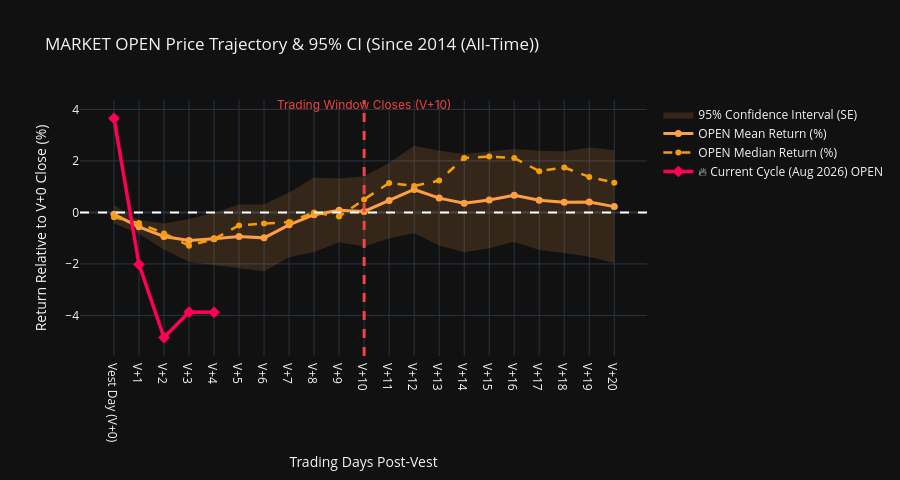
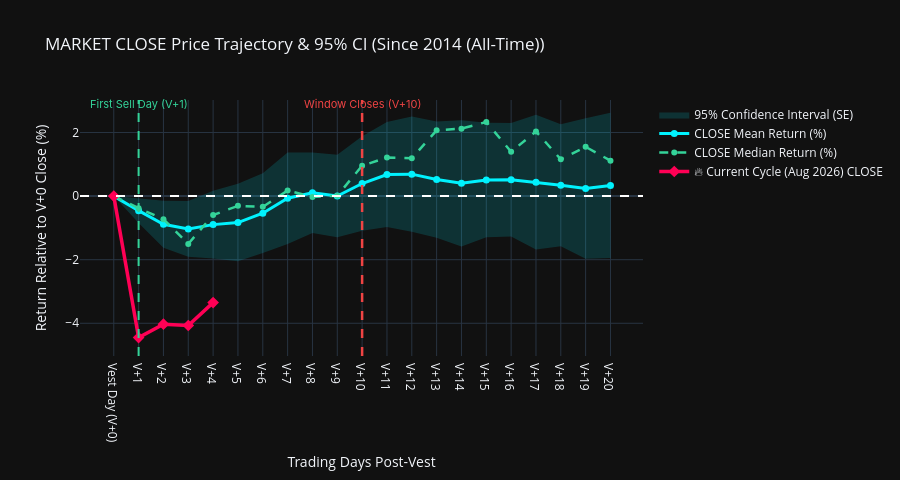

Here is the notebook cell these charts were saved with, in order:
### Markdown cell above
## 2. Separate OPEN and CLOSE Price Trajectories (with 95% Confidence Intervals & V+10 Cutoff Line)

Below we plot separate charts for **Market Open ($O_t$)** and **Market Close ($C_t$)** relative to Vest Day $V+0$ Close ($C_0$).
The vertical dashed line marks **$V+10$** where the employee trading window closes.

### Code cell
def plot_open_close_separate(tf_key='all', tf_title='Since 2014 (All-Time)'):
    days_data = results_data[tf_key]['summary_days']
    days_x = [d['day_label'] for d in days_data]
    
    # 1. OPEN Chart
    o_mean = [d['open_mean'] for d in days_data]
    o_med = [d['open_median'] for d in days_data]
    o_lower = [d['open_ci_lower'] for d in days_data]
    o_upper = [d['open_ci_upper'] for d in days_data]
    
    fig_o = go.Figure()
    fig_o.add_trace(go.Scatter(
        x=days_x + days_x[::-1],
        y=o_upper + o_lower[::-1],
        fill='toself',
        fillcolor='rgba(255, 159, 67, 0.15)',
        line=dict(color='rgba(0,0,0,0)'),
        name='95% Confidence Interval (SE)',
        showlegend=True
    ))
    fig_o.add_trace(go.Scatter(x=days_x, y=o_mean, mode='lines+markers', name='OPEN Mean Return (%)',
                               line=dict(color='#ff9f43', width=3), marker=dict(size=7)))
    fig_o.add_trace(go.Scatter(x=days_x, y=o_med, mode='lines+markers', name='OPEN Median Return (%)',
                               line=dict(color='#f59e0b', width=2.5, dash='dash'), marker=dict(size=6)))
    
    fig_o.add_shape(type="line", x0="V+10", x1="V+10", y0=0, y1=1, yref="paper",
                    line=dict(color="#ef4444", width=3, dash="dash"))
    fig_o.add_annotation(x="V+10", y=1.02, yref="paper", text="Trading Window Closes (V+10)",
                         showarrow=False, font=dict(color="#ef4444", size=12, family="Inter"))
    fig_o.add_hline(y=0, line_dash="dash", line_color="white")
    
    fig_o.update_layout(
        title=f"MARKET OPEN Price Trajectory & 95% CI ({tf_title})",
        xaxis_title="Trading Days Post-Vest",
        yaxis_title="Return Relative to V+0 Close (%)",
        template="plotly_dark",
        height=480
    )
    # 2. CLOSE Chart
    c_mean = [d['close_mean'] for d in days_data]
    c_med = [d['close_median'] for d in days_data]
    c_lower = [d['close_ci_lower'] for d in days_data]
    c_upper = [d['close_ci_upper'] for d in days_data]
    
    fig_c = go.Figure()
    fig_c.add_trace(go.Scatter(
        x=days_x + days_x[::-1],
        y=c_upper + c_lower[::-1],
        fill='toself',
        fillcolor='rgba(0, 242, 254, 0.15)',
        line=dict(color='rgba(0,0,0,0)'),
        name='95% Confidence Interval (SE)',
        showlegend=True
    ))
    fig_c.add_trace(go.Scatter(x=days_x, y=c_mean, mode='lines+markers', name='CLOSE Mean Return (%)',
                               line=dict(color='#00f2fe', width=3), marker=dict(size=7)))
    fig_c.add_trace(go.Scatter(x=days_x, y=c_med, mode='lines+markers', name='CLOSE Median Return (%)',
                               line=dict(color='#34d399', width=2.5, dash='dash'), marker=dict(size=6)))
    
    fig_c.add_shape(type="line", x0="V+1", x1="V+1", y0=0, y1=1, yref="paper",
                    line=dict(color="#34d399", width=2, dash="dash"))
    fig_c.add_annotation(x="V+1", y=1.02, yref="paper", text="First Sell Day (V+1)",
                         showarrow=False, font=dict(color="#34d399", size=11, family="Inter"))
    fig_c.add_shape(type="line", x0="V+10", x1="V+10", y0=0, y1=1, yref="paper",
                    line=dict(color="#ef4444", width=2.5, dash="dash"))
    fig_c.add_annotation(x="V+10", y=1.02, yref="paper", text="Window Closes (V+10)",
                         showarrow=False, font=dict(color="#ef4444", size=11, family="Inter"))
    fig_c.add_hline(y=0, line_dash="dash", line_color="white")
    
    fig_c.update_layout(
        title=f"MARKET CLOSE Price Trajectory & 95% CI ({tf_title})",
        xaxis_title="Trading Days Post-Vest",
        yaxis_title="Return Relative to V+0 Close (%)",
        template="plotly_dark",
        height=480
    )

    # Add Current Vest Cycle Overlay if available
    cur_cycle = results_data.get('current_vest_cycle')
    if cur_cycle:
        cur_x = [d['day_label'] for d in cur_cycle['days']]
        cur_open_y = [d['open_pct'] for d in cur_cycle['days']]
        cur_close_y = [d['close_pct'] for d in cur_cycle['days']]
        
        fig_o.add_trace(go.Scatter(
            x=cur_x, y=cur_open_y, mode='lines+markers',
            name='🔥 Current Cycle (Aug 2026) OPEN',
            line=dict(color='#ff0055', width=3.5),
            marker=dict(size=9, symbol='diamond', color='#ff0055')
        ))
        
        fig_c.add_trace(go.Scatter(
            x=cur_x, y=cur_close_y, mode='lines+markers',
            name='🔥 Current Cycle (Aug 2026) CLOSE',
            line=dict(color='#ff0055', width=3.5),
            marker=dict(size=9, symbol='diamond', color='#ff0055')
        ))

    fig_o.show()
    fig_c.show()

plot_open_close_separate('all', 'Since 2014 (All-Time)')

### Figure 1 — Plotly figure (JSON) as saved in the notebook; plotly's stock layout.template omitted (floating-point values rounded to 4 significant figures)
{"data": [{"fill": "toself", "fillcolor": "rgba(255, 159, 67, 0.15)", "line": {"color": "rgba(0,0,0,0)"}, "name": "95% Confidence Interval (SE)", "showlegend": true, "type": "scatter", "x": ["Vest Day (V+0)", "V+1", "V+2", "V+3", "V+4", "V+5", "V+6", "V+7", "V+8", "V+9", "V+10", "V+11", "V+12", "V+13", "V+14", "V+15", "V+16", "V+17", "V+18", "V+19", "V+20", "V+20", "V+19", "V+18", "V+17", "V+16", "V+15", "V+14", "V+13", "V+12", "V+11", "V+10", "V+9", "V+8", "V+7", "V+6", "V+5", "V+4", "V+3", "V+2", "V+1", "Vest Day (V+0)"], "y": [0.2816, -0.2896, -0.427, -0.2559, -0.01622, 0.3065, 0.3117, 0.7741, 1.359, 1.316, 1.404, 1.923, 2.592, 2.393, 2.264, 2.354, 2.459, 2.398, 2.368, 2.525, 2.41, -1.96, -1.722, -1.571, -1.457, -1.134, -1.393, -1.549, -1.283, -0.8107, -1.001, -1.323, -1.156, -1.534, -1.737, -2.287, -2.171, -2.029, -1.924, -1.443, -0.8308, -0.4329]}, {"line": {"color": "#ff9f43", "width": 3}, "marker": {"size": 7}, "mode": "lines+markers", "name": "OPEN Mean Return (%)", "type": "scatter", "x": ["Vest Day (V+0)", "V+1", "V+2", "V+3", "V+4", "V+5", "V+6", "V+7", "V+8", "V+9", "V+10", "V+11", "V+12", "V+13", "V+14", "V+15", "V+16", "V+17", "V+18", "V+19", "V+20"], "y": [-0.07566, -0.5602, -0.9352, -1.09, -1.023, -0.9323, -0.9877, -0.4814, -0.08775, 0.08012, 0.04042, 0.4611, 0.8908, 0.5553, 0.3578, 0.4804, 0.6625, 0.4706, 0.3984, 0.4013, 0.2251]}, {"line": {"color": "#f59e0b", "dash": "dash", "width": 2.5}, "marker": {"size": 6}, "mode": "lines+markers", "name": "OPEN Median Return (%)", "type": "scatter", "x": ["Vest Day (V+0)", "V+1", "V+2", "V+3", "V+4", "V+5", "V+6", "V+7", "V+8", "V+9", "V+10", "V+11", "V+12", "V+13", "V+14", "V+15", "V+16", "V+17", "V+18", "V+19", "V+20"], "y": [-0.1887, -0.4152, -0.8161, -1.294, -1.036, -0.5033, -0.4337, -0.3745, -0.003372, -0.1612, 0.5047, 1.144, 1.025, 1.238, 2.117, 2.169, 2.115, 1.602, 1.746, 1.379, 1.156]}, {"line": {"color": "#ff0055", "width": 3.5}, "marker": {"color": "#ff0055", "size": 9, "symbol": "diamond"}, "mode": "lines+markers", "name": "🔥 Current Cycle (Aug 2026) OPEN", "type": "scatter", "x": ["Vest Day (V+0)", "V+1", "V+2", "V+3", "V+4"], "y": [3.65, -2.02, -4.86, -3.87, -3.88]}], "layout": {"annotations": [{"font": {"color": "#ef4444", "family": "Inter", "size": 12}, "showarrow": false, "text": "Trading Window Closes (V+10)", "x": "V+10", "y": 1.02, "yref": "paper"}], "height": 480, "shapes": [{"line": {"color": "#ef4444", "dash": "dash", "width": 3}, "type": "line", "x0": "V+10", "x1": "V+10", "y0": 0, "y1": 1, "yref": "paper"}, {"line": {"color": "white", "dash": "dash"}, "type": "line", "x0": 0, "x1": 1, "xref": "x domain", "y0": 0, "y1": 0, "yref": "y"}], "title": {"text": "MARKET OPEN Price Trajectory & 95% CI (Since 2014 (All-Time))"}, "xaxis": {"title": {"text": "Trading Days Post-Vest"}}, "yaxis": {"title": {"text": "Return Relative to V+0 Close (%)"}}}}

### Figure 2 — Plotly figure (JSON) as saved in the notebook; plotly's stock layout.template omitted (floating-point values rounded to 4 significant figures)
{"data": [{"fill": "toself", "fillcolor": "rgba(0, 242, 254, 0.15)", "line": {"color": "rgba(0,0,0,0)"}, "name": "95% Confidence Interval (SE)", "showlegend": true, "type": "scatter", "x": ["Vest Day (V+0)", "V+1", "V+2", "V+3", "V+4", "V+5", "V+6", "V+7", "V+8", "V+9", "V+10", "V+11", "V+12", "V+13", "V+14", "V+15", "V+16", "V+17", "V+18", "V+19", "V+20", "V+20", "V+19", "V+18", "V+17", "V+16", "V+15", "V+14", "V+13", "V+12", "V+11", "V+10", "V+9", "V+8", "V+7", "V+6", "V+5", "V+4", "V+3", "V+2", "V+1", "Vest Day (V+0)"], "y": [0.0, -0.06733, -0.1469, -0.1565, 0.1671, 0.3853, 0.7171, 1.374, 1.374, 1.299, 1.885, 2.33, 2.504, 2.35, 2.387, 2.304, 2.297, 2.559, 2.263, 2.453, 2.621, -1.949, -1.97, -1.579, -1.683, -1.267, -1.296, -1.583, -1.309, -1.122, -0.9682, -1.093, -1.294, -1.16, -1.503, -1.79, -2.053, -1.961, -1.906, -1.622, -0.8489, 0.0]}, {"line": {"color": "#00f2fe", "width": 3}, "marker": {"size": 7}, "mode": "lines+markers", "name": "CLOSE Mean Return (%)", "type": "scatter", "x": ["Vest Day (V+0)", "V+1", "V+2", "V+3", "V+4", "V+5", "V+6", "V+7", "V+8", "V+9", "V+10", "V+11", "V+12", "V+13", "V+14", "V+15", "V+16", "V+17", "V+18", "V+19", "V+20"], "y": [0.0, -0.4581, -0.8843, -1.031, -0.8968, -0.8337, -0.5364, -0.06471, 0.1072, 0.002308, 0.3963, 0.6807, 0.6911, 0.5203, 0.4017, 0.5042, 0.5146, 0.4382, 0.3417, 0.2411, 0.336]}, {"line": {"color": "#34d399", "dash": "dash", "width": 2.5}, "marker": {"size": 6}, "mode": "lines+markers", "name": "CLOSE Median Return (%)", "type": "scatter", "x": ["Vest Day (V+0)", "V+1", "V+2", "V+3", "V+4", "V+5", "V+6", "V+7", "V+8", "V+9", "V+10", "V+11", "V+12", "V+13", "V+14", "V+15", "V+16", "V+17", "V+18", "V+19", "V+20"], "y": [0.0, -0.3786, -0.7262, -1.503, -0.5946, -0.3055, -0.3376, 0.1762, -0.02733, 0.01403, 0.9561, 1.214, 1.191, 2.07, 2.123, 2.333, 1.393, 2.036, 1.157, 1.55, 1.114]}, {"line": {"color": "#ff0055", "width": 3.5}, "marker": {"color": "#ff0055", "size": 9, "symbol": "diamond"}, "mode": "lines+markers", "name": "🔥 Current Cycle (Aug 2026) CLOSE", "type": "scatter", "x": ["Vest Day (V+0)", "V+1", "V+2", "V+3", "V+4"], "y": [0.0, -4.45, -4.03, -4.07, -3.35]}], "layout": {"annotations": [{"font": {"color": "#34d399", "family": "Inter", "size": 11}, "showarrow": false, "text": "First Sell Day (V+1)", "x": "V+1", "y": 1.02, "yref": "paper"}, {"font": {"color": "#ef4444", "family": "Inter", "size": 11}, "showarrow": false, "text": "Window Closes (V+10)", "x": "V+10", "y": 1.02, "yref": "paper"}], "height": 480, "shapes": [{"line": {"color": "#34d399", "dash": "dash", "width": 2}, "type": "line", "x0": "V+1", "x1": "V+1", "y0": 0, "y1": 1, "yref": "paper"}, {"line": {"color": "#ef4444", "dash": "dash", "width": 2.5}, "type": "line", "x0": "V+10", "x1": "V+10", "y0": 0, "y1": 1, "yref": "paper"}, {"line": {"color": "white", "dash": "dash"}, "type": "line", "x0": 0, "x1": 1, "xref": "x domain", "y0": 0, "y1": 0, "yref": "y"}], "title": {"text": "MARKET CLOSE Price Trajectory & 95% CI (Since 2014 (All-Time))"}, "xaxis": {"title": {"text": "Trading Days Post-Vest"}}, "yaxis": {"title": {"text": "Return Relative to V+0 Close (%)"}}}}
